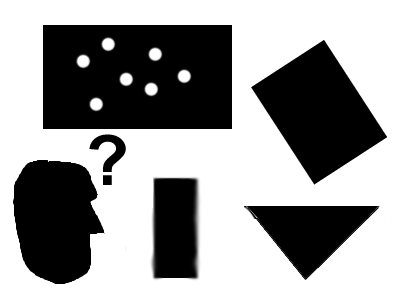
//> input picture featureMatch/pic1.png, 400 x 300 px
$ ./pyrlk_optical_flow   (built with g++ and OpenCV 4)
//> lines starting //> are read from the running program, lines starting //| are printed output that depends on the picture
#include <iostream>
#include <vector>

#include <opencv2/core.hpp>
#include <opencv2/core/utility.hpp>
#include <opencv2/imgproc.hpp>
#include <opencv2/highgui.hpp>
#include <opencv2/video.hpp>
#include <opencv2/cudaoptflow.hpp>
#include <opencv2/cudaimgproc.hpp>
#include <opencv2/cudaarithm.hpp>

using namespace std;
using namespace cv;
using namespace cv::cuda;

// [189 lines left out: functions download, download, drawArrows, isFlowCorrect, computeColor, drawOpticalFlow and 3 more, not called in this run]

int main(int argc, const char* argv[])
{
    const char* keys =
        "{ h             help   |        | print help message }"
        "{ l             left   | pic1.png       | specify left image }"
        "{ r             right  | pic2.png       | specify right image }"
        "{ flow                 | sparse | specify flow type [PyrLK] }"
        "{ gray                 |        | use grayscale sources [PyrLK Sparse] }"
        "{ win_size             | 21     | specify windows size [PyrLK] }"
        "{ max_level            | 3      | specify max level [PyrLK] }"
        "{ iters                | 30     | specify iterations count [PyrLK] }"
        "{ points               | 4000   | specify points count [GoodFeatureToTrack] }"
        "{ min_dist             | 0      | specify minimal distance between points [GoodFeatureToTrack] }";

    CommandLineParser cmd(argc, argv, keys);

    if (cmd.has("help") || !cmd.check())
    {
        cmd.printMessage();
        cmd.printErrors();
        return 0;
    }

    string fname0 = cmd.get<string>("left");
    string fname1 = cmd.get<string>("right");

    if (fname0.empty() || fname1.empty())
    {
        cerr << "Missing input file names" << endl;
        return -1;
    }

    string flow_type = cmd.get<string>("flow");
    bool is_sparse = true;
    if (flow_type == "sparse")
    {
        is_sparse = true;
    }
    else if (flow_type == "dense")
    {
        is_sparse = false;
    }
    else
    {
        cerr << "please specify 'sparse' or 'dense' as flow type" << endl;
        return -1;
    }

    bool useGray = cmd.has("gray");
    int winSize = cmd.get<int>("win_size");
    int maxLevel = cmd.get<int>("max_level");
    int iters = cmd.get<int>("iters");
    int points = cmd.get<int>("points");
    double minDist = cmd.get<double>("min_dist");

    Mat frame0 = imread(fname0);
//> frame0 is the input picture: 300 rows x 400 cols, CV_8UC3; mean B, G, R 154.1, 154.1, 154.1
    Mat frame1 = imread(fname1);
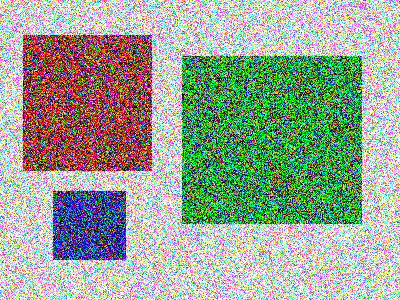
//> input picture featureMatch/pic2.png, 400 x 300 px
//> frame1 is the input picture: 300 rows x 400 cols, CV_8UC3; mean B, G, R 150, 164.4, 153.8

    if (frame0.empty() || frame1.empty())
    {
        cout << "Can't load input images" << endl;
        return -1;
    }

    cout << "Image size : " << frame0.cols << " x " << frame0.rows << endl;
//| Image size : 400 x 300
    cout << "Points count : " << points << endl;

    cout << endl;

    Mat frame0Gray;
    cv::cvtColor(frame0, frame0Gray, COLOR_BGR2GRAY);
    Mat frame1Gray;
    cv::cvtColor(frame1, frame1Gray, COLOR_BGR2GRAY);
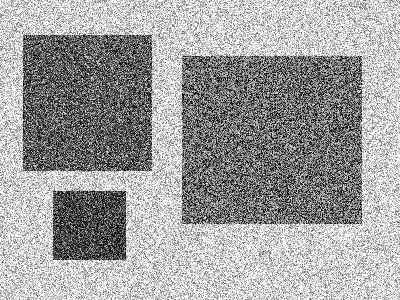
//> frame1Gray: 300 rows x 400 cols, CV_8UC1; min 0, max 255, mean 159.6

    // goodFeaturesToTrack
//> (the run ends here: the program stops with an error, at `GpuMat d_frame0Gray(frame0Gray);`)
